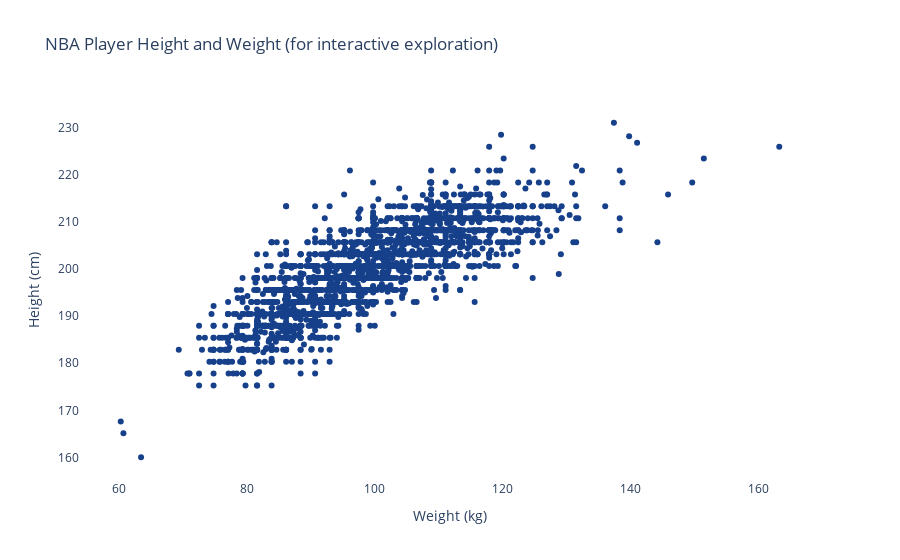

This figure's notebook cell:
### Markdown cell above
Both, height and weight, are distributed normally in the NBA. However, it is clear that NBA athletes stand out in terms of their height and weight when compared to regular adult males.

### Code cell
fig = go.Figure(data=go.Scatter(x=main_variables['player_weight'],
                                y=main_variables['player_height'],
                                mode='markers',
                                text=main_variables['player_name'],
                                marker=dict(color='#17408b')
                                ))

fig.update_layout(
    title='NBA Player Height and Weight (for interactive exploration)',
    xaxis_title='Weight (kg)',
    yaxis_title='Height (cm)',
    plot_bgcolor='rgba(0,0,0,0)'
)
fig.show()

### Figure 1 — Plotly figure (JSON) as saved in the notebook; plotly's stock layout.template omitted (floating-point values rounded to 4 significant figures; data arrays with more than 128 entries replaced by an {"elided": "..."} marker saying what was removed)
{"data": [{"marker": {"color": "#17408b"}, "mode": "markers", "text": {"elided": "2551 str values"}, "type": "scatter", "x": {"elided": "2551 float values"}, "y": {"elided": "2551 float values"}}], "layout": {"plot_bgcolor": "rgba(0,0,0,0)", "title": {"text": "NBA Player Height and Weight (for interactive exploration)"}, "xaxis": {"title": {"text": "Weight (kg)"}}, "yaxis": {"title": {"text": "Height (cm)"}}}}
